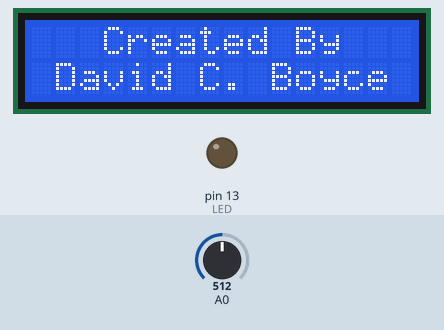
This sketch was run on a simulated Arduino Uno, built with avr-gcc and run on an emulated ATmega328P. On the bench: 16×2 character LCD, output pins drawn as LEDs (lit = HIGH). The inputs (shaded band) are chosen by the test bench; at power-on: A0 = 512.

Above: at 3.1 s.
At 7.2 s:
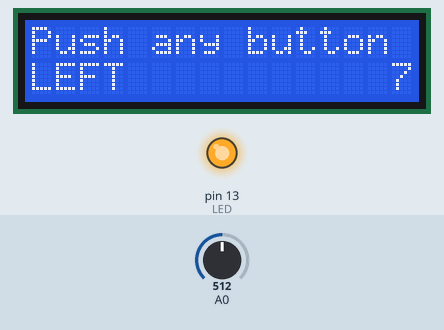
7.3 s: A0 set to 459
9.5 s: A0 set to 440
At 10.8 s:
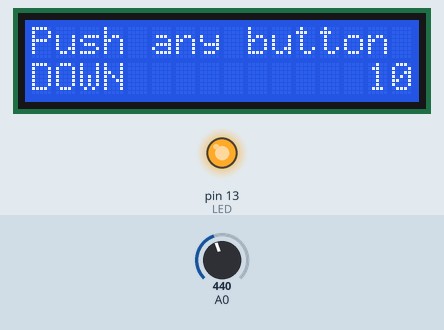
12.5 s: A0 set to 265
14.5 s: A0 set to 240
At 15.8 s:
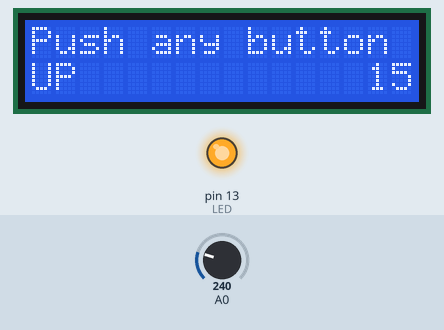
17.5 s: A0 set to 55
19.5 s: A0 set to 46
At 20.8 s:
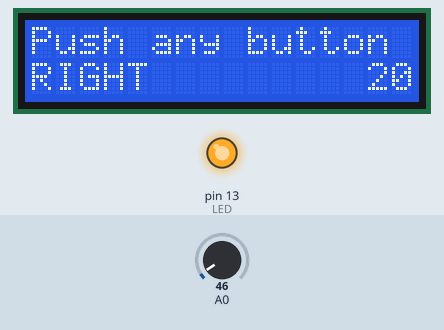
Timing chart, 0 to 22.5 s (numbered marks = the images above; inputs shaded):
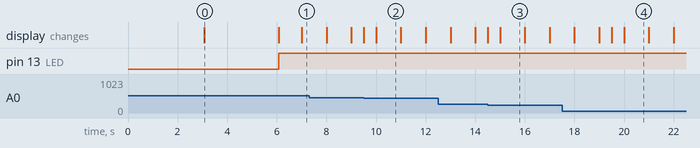

Measured:
- the behaviour switches between 450 and 449 on A0 (found by bisection; images 1 and 2)
- the behaviour switches between 250 and 249 on A0 (found by bisection; images 2 and 3)
- the behaviour switches between 50 and 49 on A0 (found by bisection; images 3 and 4)
- after the input at 9.5 s, the display: first changes at once (image 2 shows a later state)
- after the input at 14.5 s, the display: first changes at once (image 3 shows a later state)
- after the input at 19.5 s, the display: first changes at once (image 4 shows a later state)
- what the display in image 0 shows lasts 3.0 s, from 3.1 s to 6.1 s

The sketch:

UNO_MEGA2560_LCD_Shield__D1_Robot_.ino
```cpp
/*******************************************************
This program will test the LCD panel
 and the buttons on D1 Robot LCD Keypad Shield
David C. Boyce, January 2023

Boards: UNO
        MEGA2560
Please Note: pin 10 must be set to INPUT to prevent damage to your shield

GitHub: https://github.com/CranialSpongeWorks

YouTube: https://www.youtube.com/@PCBoardRepair
********************************************************/

//Sample using LiquidCrystal library
#include <LiquidCrystal.h>

// select the pins used on the LCD panel
LiquidCrystal lcd(8, 9, 4, 5, 6, 7);

// define some values used by the panel and buttons
int LED = 13;
int lcd_key     = 0;
int adc_key_in  = 0;
#define btnRIGHT  0
#define btnUP     1
#define btnDOWN   2
#define btnLEFT   3
#define btnSELECT 4
#define btnNONE   5
char pos[10];  //size + 1

void setup() {
 pinMode(10, INPUT); //must be set as INPUT
 pinMode(LED, OUTPUT);
 lcd.begin(16, 2);              // start the library
 lcd.setCursor(0, 0);
 lcd.print("D1 Robot LCD1602");
 lcd.setCursor(1,1);
 lcd.print("Keypad Shield");
 delay(3000);
 lcd.clear();
 lcd.setCursor(3, 0);
 lcd.print("Created By");
 lcd.setCursor(1,1);
 lcd.print("David C. Boyce");
 delay(3000);
 lcd.clear();
 lcd.setCursor(0,0);
 lcd.print("Push any button"); // print a simple message
}

void loop() {
 lcd.setCursor(7,1);                  // move cursor to second line "1" and 9 spaces over
 dtostrf((millis()/1000),9, 0, pos);  //unique function converts float to string
 lcd.print(pos);                      // display seconds elapsed since power-up

 lcd.setCursor(0,1);            // move to the begining of the second line
 lcd_key = read_LCD_buttons();  // read the buttons

 switch (lcd_key) {             // depending on which button is pushed we perform an action
   case btnRIGHT: {
     lcd.print("RIGHT ");
     digitalWrite(LED, HIGH);
     break;
     }
   case btnLEFT: {
     lcd.print("LEFT   ");
     digitalWrite(LED, HIGH);
     break;
     }
   case btnUP: {
     lcd.print("UP    ");
     digitalWrite(LED, HIGH);
     break;
     }
   case btnDOWN: {
     lcd.print("DOWN  ");
     digitalWrite(LED, HIGH);
    break;
     }
   case btnSELECT: {
     lcd.print("SELECT");
     digitalWrite(LED, HIGH);
     break;
     }
     case btnNONE: {
     lcd.print("NONE  ");
     digitalWrite(LED, LOW);
     break;
     }
 }
}

// read buttons
int read_LCD_buttons() {
 adc_key_in = analogRead(0);      // read the value
 // my buttons when read are centered at these valies: 0, 144, 329, 504, 741
 // we add approx 50 to those values and check to see if we are close
 if (adc_key_in > 1000) return btnNONE; // no Key pressed
 if (adc_key_in < 50)   return btnRIGHT;
 if (adc_key_in < 250)  return btnUP;
 if (adc_key_in < 450)  return btnDOWN;
 if (adc_key_in < 650)  return btnLEFT;
 if (adc_key_in < 850)  return btnSELECT;
 return btnNONE;  // when all others fail return btnNONE
}

//end
```
